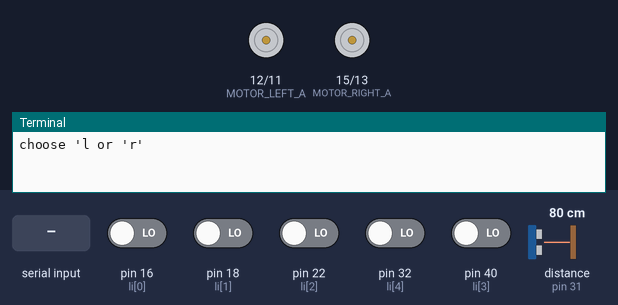
The program below on a simulated Raspberry Pi (header pin numbers). Shown: motor-driver pin pairs drawn as motors (green arrow = first pin HIGH = forward, orange = second pin HIGH = backward, longer = more drive, scaled by the enable pin), the last lines printed to the terminal. The test bench sets the inputs (shaded band); at power-on: pin 16 (li[0]), pin 18 (li[1]), pin 22 (li[2]), pin 32 (li[4]), pin 40 (li[3]) LOW, distance to the obstacle (sensor on pin 31) 80 cm. The echo pulse lasts 58.3 µs per cm; the clock reads 2024-03-15 10:24:30 at power-on unless the program sets it.

Above: at 1.2 s.
1.3 s: "1" typed at the terminal, then Enter
At 3.2 s:
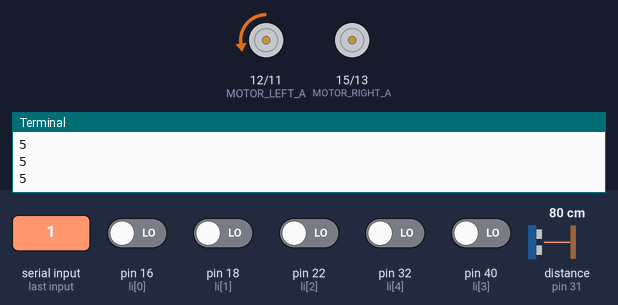
4.3 s: pin 40 (li[3]) driven HIGH
At 4.55 s:
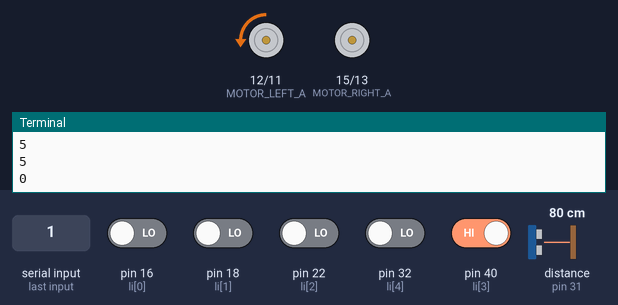
7.3 s: pin 32 (li[4]) driven HIGH
At 9.0 s:
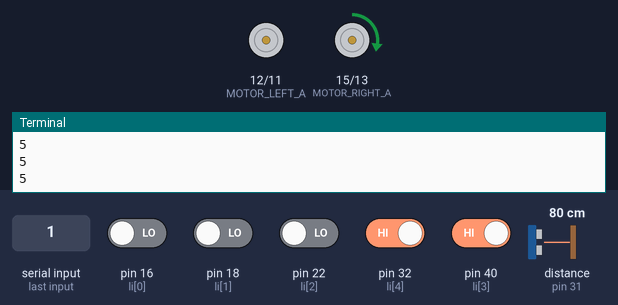
10.3 s: pin 16 (li[0]) driven HIGH
At 10.56 s:
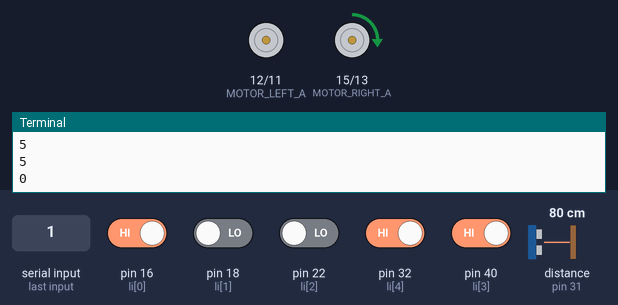
13.3 s: pin 18 (li[1]) driven HIGH and pin 22 (li[2]) driven HIGH
At 14.6 s:
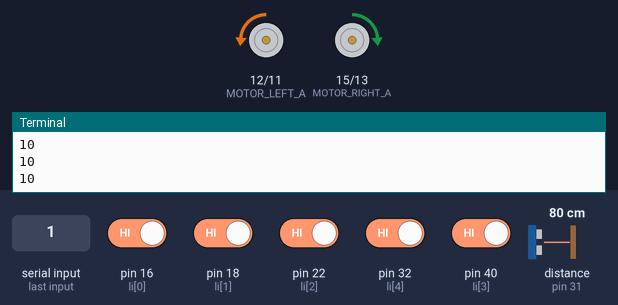
14.9 s: pin 16 (li[0]) driven LOW
At 15.11 s:
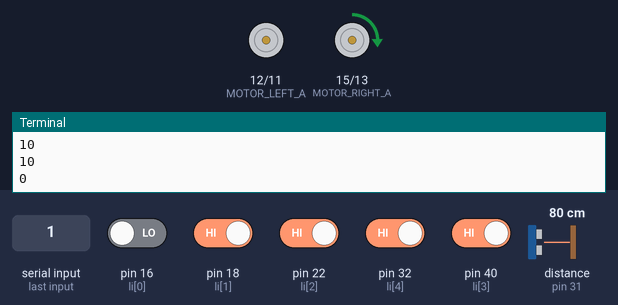
Timing chart, 0 to 17.9 s (numbered marks = the images above; inputs shaded):
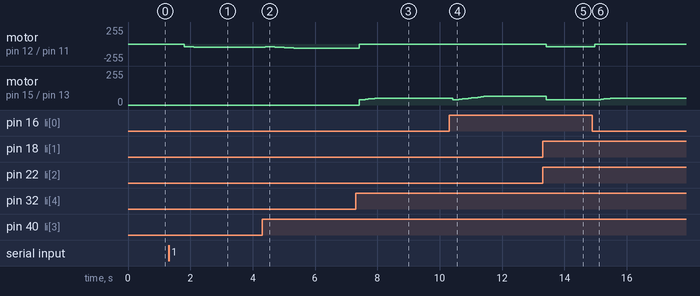

Measured:
- after the input at 1.3 s, motor on pin 12 (MOTOR_LEFT_A) / pin 11 (MOTOR_LEFT_B): moves from stopped to backward 51/255 over 0.50 s, starting after 0.51 s
- after the input at 4.3 s, motor on pin 12 (MOTOR_LEFT_A) / pin 11 (MOTOR_LEFT_B): backward 51/255 → backward 38/255 after 0.11 s, → backward 41/255 0.10 s later, → backward 43/255 0.10 s later, → backward 46/255 0.10 s later, … (11 changes in this stretch)
- after the input at 7.3 s, motor on pin 12 (MOTOR_LEFT_A) / pin 11 (MOTOR_LEFT_B): backward 64/255 → stopped after 0.11 s; motor on pin 15 (MOTOR_RIGHT_A) / pin 13 (MOTOR_RIGHT_B): moves from stopped to forward 51/255 over 0.50 s, starting after 0.11 s
- after the input at 10.3 s, motor on pin 15 (MOTOR_RIGHT_A) / pin 13 (MOTOR_RIGHT_B): forward 51/255 → forward 38/255 after 0.12 s, → forward 41/255 0.10 s later, → forward 43/255 0.10 s later, → forward 46/255 0.10 s later, … (11 changes in this stretch)
- after the input at 13.3 s, motor on pin 12 (MOTOR_LEFT_A) / pin 11 (MOTOR_LEFT_B): stopped → backward 38/255 after 0.12 s; motor on pin 15 (MOTOR_RIGHT_A) / pin 13 (MOTOR_RIGHT_B): forward 64/255 → forward 38/255 after 0.12 s
- after the input at 14.9 s, motor on pin 12 (MOTOR_LEFT_A) / pin 11 (MOTOR_LEFT_B): backward 38/255 → stopped after 0.07 s; motor on pin 15 (MOTOR_RIGHT_A) / pin 13 (MOTOR_RIGHT_B): moves from forward 38/255 to forward 51/255 over 0.40 s, starting after 0.17 s

The program:

driver.py
```python
######################################################################
#작성일: 11/1
#마지막 변경일: 11/1
#작성자: 20132885 손태선
#기능: 차를 운전함. 실행파일
#입력: 좌회전 또는 우회전 키보드 입력
#출력: car module로 방향, 속도 출력
######################################################################
'''운전자가 휠을 돌리고 엑셀을 밟는 것 처럼 차에 신호를 보냅니다.
이렇게 car와 driver를 나누면 이후 추가될 다른 요구에도 driver의
행동만 바꾸면 되니 car 모듈을 수정할 필요가 없습니다.

예시 코드와의 차이점
1.자동차에서 해결해야 할 일부 기능을 여기서 해결하던 점 수정 (GPIO.setwarnings(false))
2.주행환경이 바뀔때 마다 출력의 세부수치를 바꿔줘야 하기 때문에
자주 수정할 수 있는 여기서 차량의 전후진, 회전을 결정

'''

import car
import trackingmodule
import ultraModule
from time import sleep

def go_forward(speed):
	'''전진

	양 모터의 방향을 True, 속도를 speed로 설정해줍니다.
	'''
	car.engine(True, True, speed, speed)

def go_backward(speed):
	'''후진

	양 모터의 방향을 False, 속도를 speed로 설정해줍니다.
	'''
	car.engine(False, False, speed, speed)

def stop():
	'''정지

	차를 정지합니다. car.turnOff()를 부르면 아예 GPIO를 clean시키기 때문에 일시정지에 사용합니다.
	'''
	car.engine(True, True, 0, 0)

def swing_turn(direction, speed, term):
	'''스윙 턴

	direction이 True이면 left, False이면 right으로 swing turn
	'''
	car.engine(True, True, speed * (not direction), speed * direction)
	sleep(term)

def point_turn(direction, speed, term):
	'''포인트 턴

	direction이 True이면 left, False이면 right으로 point turn
	'''
	car.engine(not direction, direction, speed, speed)
	sleep(term)
###이 위의 모든 함수는 임시 함수로 필요에 따라 수정하시면 됩니다.
###아마 스윙턴 포인트 턴 하나로 합쳐놔서 좌우 도는 속도가 다를 수 있어요.


def avoid(direction):
	'''장애물 회피 comment 입력 필요'''
	dummy=1

def lineTracking(direction):
	'''선을 따라 주행 comment 입력 필요

	r은 내부 l는 외부주행
	내부 주행 외부 주행은 서로 요구하는 led방향이 반대
	reverse 여부는 바퀴 출력 순서 반대
	평가 요구사함
	바깥은 좌회전으로
	내부는 우회전으로
	즉 서로 led와 바퀴 출력 순서가 반대

	둘다 안들어온다면 지그재그 주행
	'''
	#li=trackingmodule.navigator()
	#if li[2]==False:
	#when input l
	lSpeed=20
	rSpeed=15
	li=trackingmodule.navigator()
	if direction == 'l' or direction == 'r':
		if li[0]==False:
			lSpeed=0
			rSpeed=20
		elif li[1]==False:
			lSpeed=15
			rSpeed=20
		elif li[2]==False:
			if li[1]==True:
				lSpeed=15
				rSpeed=20
			else:
				lSpeed=20
				rSpeed=15
		elif li[3]==False:
			lSpeed=20
			rSpeed=15
		elif li[4]==False:
			lSpeed=20
			rSpeed=0
		else:
			car.engine(True, True, lSpeed, rSpeed)
			sleep(0.01)
		if direction =='l':
			car.engine(True, True, lSpeed, rSpeed)
		else:
			car.engine(True, True, rSpeed, lSpeed)
		return True

	else:
		lSpeed=15
		rSpeed=15
		counter=0
		while not li[3]==True:
			li=trackingmodule.navigator()
			car.engine(True, True, 15+counter,0)
			sleep(0.1)
			print(counter)
			if counter<5:
				counter=counter+1
		counter=0
		while not li[4]==True:
			li=trackingmodule.navigator()
			car.engine(True, True, 15+counter, 0)
			sleep(0.1)
			print(counter)
			if counter<10:
				counter=counter+1
		counter=0
		while not li[0]==True:
			li=trackingmodule.navigator()
			car.engine(True, True, 0, 15+counter)
			sleep(0.1)
			print(counter)
			if counter<5:
				counter=counter+1
		counter=0
		while not li[1]==True:
			li=trackingmodule.navigator()
			car.engine(True, True, 0, 15+counter)
			sleep(0.1)
			print(counter)
			if counter<10:
				counter=counter+1

		if li[0] and li[1] and li[2] and li[3] and li[4]:
			car.engine(True,True, 15, 15)
			sleep(0.01)
	#car.engine(True, True, 25, 25)
	#sleep(1)
	'''
	if not li[1]:
		rspeed=28
	if not li[3]:
		print("rl")
		lspeed=28
	if not li[0]:
		stop()
		sleep(1)
		lSpeed=0
	if not li[4]:
		stop()
		sleep(1)
		print("rm")
		rSpeed=0;
	'''
	#car.engine(True, True, lSpeed, rSpeed)
	return True

if __name__ == "__main__":
	try:
		Tmode=input("choose 'l or 'r'")
		dis=13###수정해도 됨
		#차 시동을 건다.
		car.startUp()
		endline= True
		while endline:
			distance = ultraModule.getDistance()###초음파센서
			if distance <= dis:
				avoid(Tmode)
			else:
				endline = lineTracking(Tmode)###dummy로 무한루프

		#차 시동을 끈다.
		car.turnOff()
	#ctrl + c 키로 종료한 경우
	except KeyboardInterrupt:
		print("강제종료 하셨습니다.")
	#오류로 인한 종료 시 시동끄기 함수 호출. 없다면 오류로 프로그램이 종료된 이후에도 바퀴가 돌 수 있다.
	finally:
		car.turnOff()
```

car.py
```python
######################################################################
#작성일: 11/1
#마지막 변경일: 11/1
#작성자: 20132885 손태선
#기능: 시동을 검. 움직임. 시동을 끔
#입력: 차의 방향, 속도
#출력: 차량이 움직임
######################################################################
'''자동차의 기본 기능을 구현해놓은 car 모듈 입니다. Motor Driver에 검은 선이 위, 붉은 선이 아래인 형태입니다.
	예시로 올라온 코드와의 차이점
	1.방향에 True, False값을 직접 넣어주기에 REVERSE함수가 필요없다.
	2.마찬가지 이유로 방향을 저장해두는 변수인 forward0,1 , backward0,1또한 필요없다.
	3.오른쪽 모터와 왼쪽 모터의 방향을 한번에 정하기에 rightmotor와 leftmotor 함수가
	  setDirection 함수로 합쳐졌다.
	4.car 자체에 go_forward go_backward는 없고 엔진의 속력과 방향을 정해주는 engine
	  함수 밖에 없다.
	5.시간 조절도 driver가 결정해 sleep 함수도 부르지 않는다.
'''

import RPi.GPIO as GPIO

GPIO.setmode(GPIO.BOARD)
GPIO.setwarnings(False)

#const variable
MOTOR_LEFT_A = 12
MOTOR_LEFT_B = 11
MOTOR_LEFT_PWM = 35

MOTOR_RIGHT_A = 15
MOTOR_RIGHT_B = 13
MOTOR_RIGHT_PWM = 37


#base setting
#set left motor pin to output
GPIO.setup(MOTOR_LEFT_A, GPIO.OUT)
GPIO.setup(MOTOR_LEFT_B, GPIO.OUT)
GPIO.setup(MOTOR_LEFT_PWM, GPIO.OUT)

#set right moto pin to output
GPIO.setup(MOTOR_RIGHT_A, GPIO.OUT)
GPIO.setup(MOTOR_RIGHT_B, GPIO.OUT)
GPIO.setup(MOTOR_RIGHT_PWM, GPIO.OUT)

#create PWM
LeftPwm=GPIO.PWM(MOTOR_LEFT_PWM, 100)
RightPwm=GPIO.PWM(MOTOR_RIGHT_PWM, 100)

#public method

def startUp():
	'''start the car

	set both side of Pwm started
	'''
	LeftPwm.start(0)
	RightPwm.start(0)
	print("Vroom!")


def engine(leftDirection, rightDirection, leftSpeed, rightSpeed):
	'''set engine to move

	called function: setDirection and setSpeed
	'''
	setDirection(leftDirection, rightDirection)
	setSpeed(leftSpeed, rightSpeed)

def turnOff():
	'''turn off the car

	Pwm off
	change speed to 0
	clean GPIO for car
	'''
	GPIO.output(MOTOR_LEFT_PWM, GPIO.LOW)
	GPIO.output(MOTOR_RIGHT_PWM, GPIO.LOW)
	LeftPwm.ChangeDutyCycle(0)
	RightPwm.ChangeDutyCycle(0)
	GPIO.cleanup()
	print("turn off")


#private method
def setDirection(leftDirection, rightDirection):
	'''set true false value to the motor

	Motors need True, False value for operating
	'''
	GPIO.output(MOTOR_LEFT_A, not leftDirection)
	GPIO.output(MOTOR_LEFT_B, leftDirection)
	GPIO.output(MOTOR_RIGHT_A, rightDirection)
	GPIO.output(MOTOR_RIGHT_B, not rightDirection)


def setSpeed(leftSpeed, rightSpeed):
	'''change motor speed

	Set motor operating and then, change the speed
	'''
	GPIO.output(MOTOR_LEFT_PWM, GPIO.HIGH)
	GPIO.output(MOTOR_RIGHT_PWM, GPIO.HIGH)
	LeftPwm.ChangeDutyCycle(leftSpeed)
	RightPwm.ChangeDutyCycle(rightSpeed)
```

trackingmodule.py
```python
#########################################################################
### Date: 2017/10/13
### file name: trackingModule.py
### Purpose: this code has been generated for the five-way tracking sensor
###         to perform the decision of direction
###
#########################################################################

# =======================================================================
# import GPIO library and time module
# =======================================================================
import RPi.GPIO as GPIO
import time

# =======================================================================
#  set GPIO warnings as false
# =======================================================================
GPIO.setwarnings(False)

# =======================================================================
# set up GPIO mode as BOARD
# =======================================================================
GPIO.setmode(GPIO.BOARD)


# =======================================================================
# declare the pins of 16, 18, 22, 40, 32 in the Rapberry Pi
# as the control pins of 5-way trackinmg sensor in order to
# control direction
#
#  leftmostled    leftlessled     centerled     rightlessled     rightmostled
#       16            18              22             40              32
#
# led turns on (1) : trackinmg sensor led detects white playground
# led turns off(0) : trackinmg sensor led detects black line

# leftmostled off : it means that moving object finds black line
#                   at the position of leftmostled
#                   black line locates below the leftmostled of the moving object
#
# leftlessled off : it means that moving object finds black line
#                   at the position of leftlessled
#                   black line locates below the leftlessled of the moving object
#
# centerled off : it means that moving object finds black line
#                   at the position of centerled
#                   black line locates below the centerled of the moving object
#
# rightlessled off : it means that moving object finds black line
#                   at the position of rightlessled
#                   black line locates below the rightlessled  of the moving object
#
# rightmostled off : it means that moving object finds black line
#                   at the position of rightmostled
#                   black line locates below the rightmostled of the moving object
# =======================================================================

leftmostled=16
leftlessled=18
centerled=22
rightlessled=40
rightmostled=32


# =======================================================================
# because the connetions between 5-way tracking sensor and Rapberry Pi has been
# established, the GPIO pins of Rapberry Pi
# such as leftmostled, leftlessled, centerled, rightlessled, and rightmostled
# should be clearly declared whether their roles of pins
# are output pin or input pin
# since the 5-way tracking sensor data has been detected and
# used as the input data, leftmostled, leftlessled, centerled, rightlessled, and rightmostled
# should be clearly declared as input
#
# =======================================================================

GPIO.setup(leftmostled, GPIO.IN)
GPIO.setup(leftlessled, GPIO.IN)
GPIO.setup(centerled,   GPIO.IN)
GPIO.setup(rightlessled, GPIO.IN)
GPIO.setup(rightmostled, GPIO.IN)


# =======================================================================
# GPIO.input(leftmostled) method gives the data obtained from leftmostled
# leftmostled returns (1) : leftmostled detects white playground
# leftmostled returns (0) : leftmostled detects black line
#
#
# GPIO.input(leftlessled) method gives the data obtained from leftlessled
# leftlessled returns (1) : leftlessled detects white playground
# leftlessled returns (0) : leftlessled detects black line
#
# GPIO.input(centerled) method gives the data obtained from centerled
# centerled returns (1) : centerled detects white playground
# centerled returns (0) : centerled detects black line
#
# GPIO.input(rightlessled) method gives the data obtained from rightlessled
# rightlessled returns (1) : rightlessled detects white playground
# rightlessled returns (0) : rightlessled detects black line
#
# GPIO.input(rightmostled) method gives the data obtained from rightmostled
# rightmostled returns (1) : rightmostled detects white playground
# rightmostled returns (0) : rightmostled detects black line
#
# =======================================================================

'''
try:
    while True:
       print("leftmostled  detects black line(0) or white ground(1): " + str(GPIO.input(leftmostled)))
       print("leftlessled  detects black line(0) or white ground(1): " + str(GPIO.input(leftlessled)))
       print("centerled    detects black line(0) or white ground(1): " + str(GPIO.input(centerled)))
       print("rightlessled detects black line(0) or white ground(1): " + str(GPIO.input(rightlessled)))
       print("rightmostled detects black line(0) or white ground(1): " + str(GPIO.input(rightmostled)))
       time.sleep(1)

except KeyboardInterrupt:
    GPIO.cleanup()
'''
def navigator():
	'''return current position'''
	li=[GPIO.input(leftmostled), GPIO.input(leftlessled), GPIO.input(centerled), GPIO.input(rightlessled), GPIO.input(rightmostled)]
	return li
```

ultraModule.py
```python
######################################################################
#작성일: 11/1
#마지막 변경일: 11/1
#작성자: 20132885 손태선
#기능: 정면의 장애물의 거리를 파악함.
#입력: 없음
#출력: 장애물의 거리
######################################################################


import RPi.GPIO as GPIO # import GPIO librery
import time

GPIO.setmode(GPIO.BOARD)

trig=33
echo=31

#ultrasonic sensor setting
GPIO.setup(trig,GPIO.OUT)
GPIO.setup(echo,GPIO.IN)

def getDistance():
    '''return obstacle's distance'''
    GPIO.output(trig,False)
    time.sleep(0.5)
    GPIO.output(trig,True)
    time.sleep(0.00001)
    GPIO.output(trig,False)
    while GPIO.input(echo)==0:
        pulse_start=time.time()
    while GPIO.input(echo)==1:
        pulse_end=time.time()
    pulse_duration=pulse_end-pulse_start
    distance=pulse_duration*17000
    distance=round(distance,2)
    return distance
```
